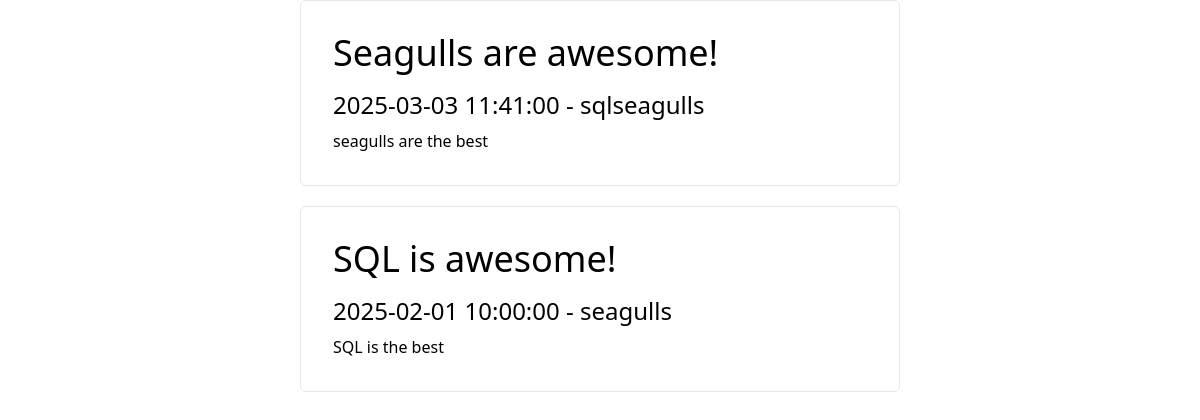
Before: / with the older database file.
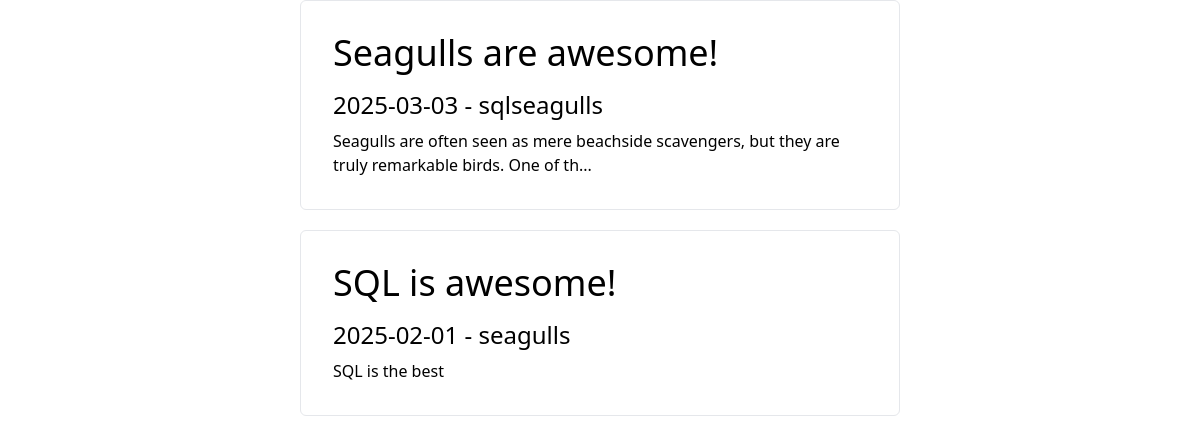
After: the same page with the newer database file.
### tables this page shows
CREATE TABLE `posts` (
  `id` int(11) unsigned NOT NULL AUTO_INCREMENT,
  `title` varchar(255) NOT NULL,
  `username_id` varchar(255) NOT NULL,
  `content` text DEFAULT NULL,
  `date_posted` date NOT NULL,
  `category_id` int(11) DEFAULT NULL,
  `like` int(11) DEFAULT NULL,
  `dislike` int(11) DEFAULT NULL,
  `time_posted` time NOT NULL,
  PRIMARY KEY (`id`)
);

CREATE TABLE `users` (
  `id` int(11) unsigned NOT NULL AUTO_INCREMENT,
  `username` varchar(255) NOT NULL,
  `password` char(60) NOT NULL,
  `email` varchar(255) NOT NULL,
  PRIMARY KEY (`id`)
);

### src/models/PostsModel.php (called while the page is built, shortened)
<?php
class PostsModel
{
    public PDO $db;
    public function __construct(PDO $db)
    {
        $this->db = $db;
    }
    public function getAll(): array
    {
        $query = $this->db->prepare(
            'SELECT `posts`.`title`, `posts` . `id`, `posts` . `content`, `posts` . `date_posted` , `posts` . `time_posted`, `users` . `username`
            FROM `posts`
            JOIN `users` ON `users` . `id` = `posts` . `username_id`;');
        $query->setFetchMode(PDO::FETCH_CLASS, PostEntity::class);
        $query->execute();
        return $query->fetchAll();
    }
}

### src/services/PostDisplayService.php (the view, shortened to what this page needs)
<?php
class PostDisplayService
{
    static public function displayAllPosts(array $posts): string
    {
            $output = '';
            foreach ($posts as $post) {
                if (strlen($post->content) > 100){
                    $content = substr($post->content, 0,100);
                    $content .= '...';
                } else {
                    $content = $post->content;
                }
                $output .= '<article class="p-8 border border-solid rounded-md">';
                $output .= '<div class="flex justify-between items-center flex-col md:flex-row mb-4">';
                $output .= "<h2 class='text-4xl'>$post->title</h2>";
                $output .= '</div>';
                $output .= "<p class='text-2xl mb-2'>$post->date_posted - $post->username</p>";
                $output .= "<p>$content</p>";
                $output .= '</article>';
            }
        return $output;
    }
}

### index.php (shortened to what this page needs)
<?php
require_once 'src/services/DatabaseConnectionService.php';
require_once 'src/models/PostsModel.php';
require_once 'src/services/PostDisplayService.php';
$db = DatabaseConnectionService::connect();
$PostsModel = new PostsModel($db);
$posts = $PostsModel->getAll();
?>
<!DOCTYPE html>
<html lang="en">
<head>
    <script src="https://cdn.tailwindcss.com"></script>
</head>
<body class="selection:bg-teal-200">
<section class="container lg:w-1/2 mx-auto flex flex-col gap-5">
    <?php
    echo PostDisplayService::displayAllPosts($posts);
    ?>
</section>
</body>
</html>

Changed rows visible on the page:
changed posts "Seagulls are awesome!": date_posted "2025-03-03 11:41:00" → "2025-03-03"; content "seagulls are the best" → "Seagulls are often seen as mere beachside scavengers, but they are truly remarkable birds. One of th..."
changed posts "SQL is awesome!": date_posted "2025-02-01 10:00:00" → "2025-02-01"
